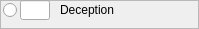
           <widget class="QFrame" name="deceptionSkillsBox">
            <property name="styleSheet">
             <string notr="true">font: 12pt &quot;Eberron&quot;;</string>
            </property>
            <property name="frameShape">
             <enum>QFrame::StyledPanel</enum>
            </property>
            <property name="frameShadow">
             <enum>QFrame::Raised</enum>
            </property>
            <widget class="QRadioButton" name="deceptionSkillsRButton">
             <property name="geometry">
              <rect>
               <x>3</x>
               <y>3</y>
               <width>106</width>
               <height>15</height>
              </rect>
             </property>
             <property name="accessibleName">
              <string>deception</string>
             </property>
             <property name="styleSheet">
              <string notr="true">font: 12pt &quot;Eberron&quot;;</string>
             </property>
             <property name="text">
              <string/>
             </property>
            </widget>
            <widget class="QLineEdit" name="deceptionSkills">
             <property name="geometry">
              <rect>
               <x>20</x>
               <y>0</y>
               <width>30</width>
               <height>20</height>
              </rect>
             </property>
             <property name="accessibleName">
              <string>charismaBonus</string>
             </property>
             <property name="styleSheet">
              <string notr="true">font: 12pt &quot;Eberron&quot;;</string>
             </property>
             <property name="maxLength">
              <number>2</number>
             </property>
             <property name="alignment">
              <set>Qt::AlignCenter</set>
             </property>
            </widget>
            <widget class="QLabel" name="deceptionSkillsLabel">
             <property name="geometry">
              <rect>
               <x>60</x>
               <y>0</y>
               <width>130</width>
               <height>20</height>
              </rect>
             </property>
             <property name="styleSheet">
              <string notr="true">font: 12pt &quot;Eberron&quot;;</string>
             </property>
             <property name="text">
              <string>Deception</string>
             </property>
             <property name="textInteractionFlags">
              <set>Qt::NoTextInteraction</set>
             </property>
            </widget>
           </widget>
